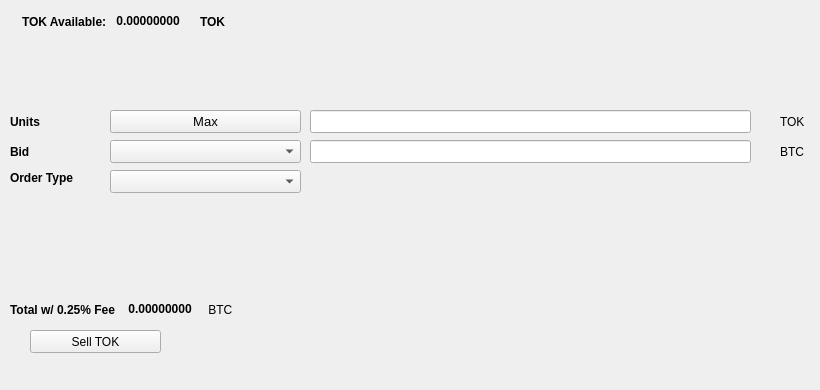
   <widget class="QWidget" name="SellTab">
    <attribute name="title">
     <string>Sell</string>
    </attribute>
    <widget class="QLabel" name="label_16">
     <property name="geometry">
      <rect>
       <x>780</x>
       <y>140</y>
       <width>31</width>
       <height>23</height>
      </rect>
     </property>
     <property name="text">
      <string>BTC</string>
     </property>
    </widget>
    <widget class="QComboBox" name="SellBidcomboBox">
     <property name="geometry">
      <rect>
       <x>110</x>
       <y>140</y>
       <width>191</width>
       <height>23</height>
      </rect>
     </property>
     <property name="font">
      <font>
       <pointsize>10</pointsize>
      </font>
     </property>
    </widget>
    <widget class="QLabel" name="label_18">
     <property name="geometry">
      <rect>
       <x>10</x>
       <y>110</y>
       <width>46</width>
       <height>23</height>
      </rect>
     </property>
     <property name="font">
      <font>
       <weight>75</weight>
       <bold>true</bold>
      </font>
     </property>
     <property name="text">
      <string>Units</string>
     </property>
    </widget>
    <widget class="QPushButton" name="Sell_Max_Amount">
     <property name="geometry">
      <rect>
       <x>110</x>
       <y>110</y>
       <width>191</width>
       <height>23</height>
      </rect>
     </property>
     <property name="font">
      <font>
       <pointsize>10</pointsize>
      </font>
     </property>
     <property name="text">
      <string>Max</string>
     </property>
    </widget>
    <widget class="QLabel" name="label_20">
     <property name="geometry">
      <rect>
       <x>10</x>
       <y>170</y>
       <width>91</width>
       <height>16</height>
      </rect>
     </property>
     <property name="font">
      <font>
       <weight>75</weight>
       <bold>true</bold>
      </font>
     </property>
     <property name="text">
      <string>Order Type</string>
     </property>
    </widget>
    <widget class="QComboBox" name="SellOrdertypeCombo">
     <property name="geometry">
      <rect>
       <x>110</x>
       <y>170</y>
       <width>191</width>
       <height>23</height>
      </rect>
     </property>
     <property name="font">
      <font>
       <pointsize>10</pointsize>
      </font>
     </property>
    </widget>
    <widget class="QLabel" name="label_21">
     <property name="geometry">
      <rect>
       <x>10</x>
       <y>140</y>
       <width>46</width>
       <height>23</height>
      </rect>
     </property>
     <property name="font">
      <font>
       <weight>75</weight>
       <bold>true</bold>
      </font>
     </property>
     <property name="text">
      <string>Bid</string>
     </property>
    </widget>
    <widget class="QLabel" name="label_22">
     <property name="geometry">
      <rect>
       <x>780</x>
       <y>110</y>
       <width>31</width>
       <height>23</height>
      </rect>
     </property>
     <property name="text">
      <string>TOK</string>
     </property>
    </widget>
    <widget class="QLineEdit" name="UnitsInputTOK">
     <property name="geometry">
      <rect>
       <x>310</x>
       <y>110</y>
       <width>441</width>
       <height>23</height>
      </rect>
     </property>
     <property name="font">
      <font>
       <pointsize>9</pointsize>
       <weight>75</weight>
       <bold>true</bold>
      </font>
     </property>
    </widget>
    <widget class="QLineEdit" name="SellBidPriceEdit">
     <property name="geometry">
      <rect>
       <x>310</x>
       <y>140</y>
       <width>441</width>
       <height>23</height>
      </rect>
     </property>
     <property name="font">
      <font>
       <pointsize>9</pointsize>
       <weight>75</weight>
       <bold>true</bold>
      </font>
     </property>
    </widget>
    <widget class="QPushButton" name="SellTOKBTN">
     <property name="geometry">
      <rect>
       <x>30</x>
       <y>330</y>
       <width>131</width>
       <height>23</height>
      </rect>
     </property>
     <property name="text">
      <string>Sell TOK</string>
     </property>
     <property name="icon">
      <iconset resource="../tokugawa">
       <normaloff>:/icons/bitcoin</normaloff>:/icons/bitcoin</iconset>
     </property>
    </widget>
    <widget class="QWidget" name="layoutWidget3">
     <property name="geometry">
      <rect>
       <x>22</x>
       <y>12</y>
       <width>258</width>
       <height>19</height>
      </rect>
     </property>
     <layout class="QHBoxLayout" name="horizontalLayout">
      <item>
       <widget class="QLabel" name="label232_2">
        <property name="font">
         <font>
          <weight>75</weight>
          <bold>true</bold>
         </font>
        </property>
        <property name="text">
         <string>TOK Available:</string>
        </property>
       </widget>
      </item>
      <item>
       <widget class="QLabel" name="TOKAvailableLabel">
        <property name="palette">
         <palette>
          <active>
           <colorrole role="WindowText">
            <brush brushstyle="SolidPattern">
             <color alpha="255">
              <red>0</red>
              <green>0</green>
              <blue>0</blue>
             </color>
            </brush>
           </colorrole>
           <colorrole role="Button">
            <brush brushstyle="SolidPattern">
             <color alpha="255">
              <red>0</red>
              <green>170</green>
              <blue>0</blue>
             </color>
            </brush>
           </colorrole>
           <colorrole role="Light">
            <brush brushstyle="SolidPattern">
             <color alpha="255">
              <red>0</red>
              <green>255</green>
              <blue>0</blue>
             </color>
            </brush>
           </colorrole>
           <colorrole role="Midlight">
            <brush brushstyle="SolidPattern">
             <color alpha="255">
              <red>0</red>
              <green>212</green>
              <blue>0</blue>
             </color>
            </brush>
           </colorrole>
           <colorrole role="Dark">
            <brush brushstyle="SolidPattern">
             <color alpha="255">
              <red>0</red>
              <green>85</green>
              <blue>0</blue>
             </color>
            </brush>
           </colorrole>
           <colorrole role="Mid">
            <brush brushstyle="SolidPattern">
             <color alpha="255">
              <red>0</red>
              <green>113</green>
              <blue>0</blue>
             </color>
            </brush>
           </colorrole>
           <colorrole role="Text">
            <brush brushstyle="SolidPattern">
             <color alpha="255">
              <red>0</red>
              <green>170</green>
              <blue>0</blue>
             </color>
            </brush>
           </colorrole>
           <colorrole role="BrightText">
            <brush brushstyle="SolidPattern">
             <color alpha="255">
              <red>255</red>
              <green>255</green>
              <blue>255</blue>
             </color>
            </brush>
           </colorrole>
           <colorrole role="ButtonText">
            <brush brushstyle="SolidPattern">
             <color alpha="255">
              <red>0</red>
              <green>0</green>
              <blue>0</blue>
             </color>
            </brush>
           </colorrole>
           <colorrole role="Base">
            <brush brushstyle="SolidPattern">
             <color alpha="255">
              <red>255</red>
              <green>255</green>
              <blue>255</blue>
             </color>
            </brush>
           </colorrole>
           <colorrole role="Window">
            <brush brushstyle="SolidPattern">
             <color alpha="255">
              <red>0</red>
              <green>170</green>
              <blue>0</blue>
             </color>
            </brush>
           </colorrole>
           <colorrole role="Shadow">
            <brush brushstyle="SolidPattern">
             <color alpha="255">
              <red>0</red>
              <green>0</green>
              <blue>0</blue>
             </color>
            </brush>
           </colorrole>
           <colorrole role="AlternateBase">
            <brush brushstyle="SolidPattern">
             <color alpha="255">
              <red>127</red>
              <green>212</green>
              <blue>127</blue>
             </color>
            </brush>
           </colorrole>
           <colorrole role="ToolTipBase">
            <brush brushstyle="SolidPattern">
             <color alpha="255">
              <red>255</red>
              <green>255</green>
              <blue>220</blue>
             </color>
            </brush>
           </colorrole>
           <colorrole role="ToolTipText">
            <brush brushstyle="SolidPattern">
             <color alpha="255">
              <red>0</red>
              <green>0</green>
              <blue>0</blue>
             </color>
            </brush>
           </colorrole>
          </active>
          <inactive>
           <colorrole role="WindowText">
            <brush brushstyle="SolidPattern">
             <color alpha="255">
              <red>0</red>
              <green>0</green>
              <blue>0</blue>
             </color>
            </brush>
           </colorrole>
           <colorrole role="Button">
            <brush brushstyle="SolidPattern">
             <color alpha="255">
              <red>0</red>
              <green>170</green>
              <blue>0</blue>
             </color>
            </brush>
           </colorrole>
           <colorrole role="Light">
            <brush brushstyle="SolidPattern">
             <color alpha="255">
              <red>0</red>
              <green>255</green>
              <blue>0</blue>
             </color>
            </brush>
           </colorrole>
           <colorrole role="Midlight">
            <brush brushstyle="SolidPattern">
             <color alpha="255">
              <red>0</red>
              <green>212</green>
              <blue>0</blue>
             </color>
            </brush>
           </colorrole>
           <colorrole role="Dark">
            <brush brushstyle="SolidPattern">
             <color alpha="255">
              <red>0</red>
              <green>85</green>
              <blue>0</blue>
             </color>
            </brush>
           </colorrole>
           <colorrole role="Mid">
            <brush brushstyle="SolidPattern">
             <color alpha="255">
              <red>0</red>
              <green>113</green>
              <blue>0</blue>
             </color>
            </brush>
           </colorrole>
           <colorrole role="Text">
            <brush brushstyle="SolidPattern">
             <color alpha="255">
              <red>0</red>
              <green>170</green>
              <blue>0</blue>
             </color>
            </brush>
           </colorrole>
           <colorrole role="BrightText">
            <brush brushstyle="SolidPattern">
             <color alpha="255">
              <red>255</red>
              <green>255</green>
              <blue>255</blue>
             </color>
            </brush>
           </colorrole>
           <colorrole role="ButtonText">
            <brush brushstyle="SolidPattern">
             <color alpha="255">
              <red>0</red>
              <green>0</green>
              <blue>0</blue>
             </color>
            </brush>
           </colorrole>
           <colorrole role="Base">
            <brush brushstyle="SolidPattern">
             <color alpha="255">
              <red>255</red>
              <green>255</green>
              <blue>255</blue>
             </color>
            </brush>
           </colorrole>
           <colorrole role="Window">
            <brush brushstyle="SolidPattern">
             <color alpha="255">
              <red>0</red>
              <green>170</green>
              <blue>0</blue>
             </color>
            </brush>
           </colorrole>
           <colorrole role="Shadow">
            <brush brushstyle="SolidPattern">
             <color alpha="255">
              <red>0</red>
              <green>0</green>
              <blue>0</blue>
             </color>
            </brush>
           </colorrole>
           <colorrole role="AlternateBase">
            <brush brushstyle="SolidPattern">
             <color alpha="255">
              <red>127</red>
              <green>212</green>
              <blue>127</blue>
             </color>
            </brush>
           </colorrole>
           <colorrole role="ToolTipBase">
            <brush brushstyle="SolidPattern">
             <color alpha="255">
              <red>255</red>
              <green>255</green>
              <blue>220</blue>
             </color>
            </brush>
           </colorrole>
           <colorrole role="ToolTipText">
            <brush brushstyle="SolidPattern">
             <color alpha="255">
              <red>0</red>
              <green>0</green>
              <blue>0</blue>
             </color>
            </brush>
           </colorrole>
          </inactive>
          <disabled>
           <colorrole role="WindowText">
            <brush brushstyle="SolidPattern">
             <color alpha="255">
              <red>0</red>
              <green>85</green>
              <blue>0</blue>
             </color>
            </brush>
           </colorrole>
           <colorrole role="Button">
            <brush brushstyle="SolidPattern">
             <color alpha="255">
              <red>0</red>
              <green>170</green>
              <blue>0</blue>
             </color>
            </brush>
           </colorrole>
           <colorrole role="Light">
            <brush brushstyle="SolidPattern">
             <color alpha="255">
              <red>0</red>
              <green>255</green>
              <blue>0</blue>
             </color>
            </brush>
           </colorrole>
           <colorrole role="Midlight">
            <brush brushstyle="SolidPattern">
             <color alpha="255">
              <red>0</red>
              <green>212</green>
              <blue>0</blue>
             </color>
            </brush>
           </colorrole>
           <colorrole role="Dark">
            <brush brushstyle="SolidPattern">
             <color alpha="255">
              <red>0</red>
              <green>85</green>
              <blue>0</blue>
             </color>
            </brush>
           </colorrole>
           <colorrole role="Mid">
            <brush brushstyle="SolidPattern">
             <color alpha="255">
              <red>0</red>
              <green>113</green>
              <blue>0</blue>
             </color>
            </brush>
           </colorrole>
           <colorrole role="Text">
            <brush brushstyle="SolidPattern">
             <color alpha="255">
              <red>0</red>
              <green>85</green>
              <blue>0</blue>
             </color>
            </brush>
           </colorrole>
           <colorrole role="BrightText">
            <brush brushstyle="SolidPattern">
             <color alpha="255">
              <red>255</red>
              <green>255</green>
              <blue>255</blue>
             </color>
            </brush>
           </colorrole>
           <colorrole role="ButtonText">
            <brush brushstyle="SolidPattern">
             <color alpha="255">
              <red>0</red>
              <green>85</green>
              <blue>0</blue>
             </color>
            </brush>
           </colorrole>
           <colorrole role="Base">
            <brush brushstyle="SolidPattern">
             <color alpha="255">
              <red>0</red>
              <green>170</green>
              <blue>0</blue>
             </color>
            </brush>
           </colorrole>
           <colorrole role="Window">
            <brush brushstyle="SolidPattern">
             <color alpha="255">
              <red>0</red>
              <green>170</green>
              <blue>0</blue>
             </color>
            </brush>
           </colorrole>
           <colorrole role="Shadow">
            <brush brushstyle="SolidPattern">
             <color alpha="255">
              <red>0</red>
              <green>0</green>
              <blue>0</blue>
             </color>
            </brush>
           </colorrole>
           <colorrole role="AlternateBase">
            <brush brushstyle="SolidPattern">
             <color alpha="255">
              <red>0</red>
              <green>170</green>
              <blue>0</blue>
             </color>
            </brush>
           </colorrole>
           <colorrole role="ToolTipBase">
            <brush brushstyle="SolidPattern">
             <color alpha="255">
              <red>255</red>
              <green>255</green>
              <blue>220</blue>
             </color>
            </brush>
           </colorrole>
           <colorrole role="ToolTipText">
            <brush brushstyle="SolidPattern">
             <color alpha="255">
              <red>0</red>
              <green>0</green>
              <blue>0</blue>
             </color>
            </brush>
           </colorrole>
          </disabled>
         </palette>
        </property>
        <property name="font">
         <font>
          <weight>75</weight>
          <bold>true</bold>
         </font>
        </property>
        <property name="text">
         <string> 0.00000000 </string>
        </property>
        <property name="textInteractionFlags">
         <set>Qt::LinksAccessibleByMouse|Qt::TextSelectableByKeyboard|Qt::TextSelectableByMouse</set>
        </property>
       </widget>
      </item>
      <item>
       <widget class="QLabel" name="labelTOK">
        <property name="font">
         <font>
          <weight>75</weight>
          <bold>true</bold>
         </font>
        </property>
        <property name="text">
         <string>TOK</string>
        </property>
       </widget>
      </item>
     </layout>
    </widget>
    <widget class="QWidget" name="layoutWidget">
     <property name="geometry">
      <rect>
       <x>10</x>
       <y>300</y>
       <width>268</width>
       <height>19</height>
      </rect>
     </property>
     <layout class="QHBoxLayout" name="horizontalLayout_2">
      <item>
       <widget class="QLabel" name="label_19">
        <property name="font">
         <font>
          <weight>75</weight>
          <bold>true</bold>
         </font>
        </property>
        <property name="text">
         <string>Total w/ 0.25% Fee </string>
        </property>
       </widget>
      </item>
      <item>
       <widget class="QLabel" name="SellCostLabel">
        <property name="palette">
         <palette>
          <active>
           <colorrole role="WindowText">
            <brush brushstyle="SolidPattern">
             <color alpha="255">
              <red>0</red>
              <green>0</green>
              <blue>0</blue>
             </color>
            </brush>
           </colorrole>
           <colorrole role="Button">
            <brush brushstyle="SolidPattern">
             <color alpha="255">
              <red>0</red>
              <green>170</green>
              <blue>0</blue>
             </color>
            </brush>
           </colorrole>
           <colorrole role="Light">
            <brush brushstyle="SolidPattern">
             <color alpha="255">
              <red>0</red>
              <green>255</green>
              <blue>0</blue>
             </color>
            </brush>
           </colorrole>
           <colorrole role="Midlight">
            <brush brushstyle="SolidPattern">
             <color alpha="255">
              <red>0</red>
              <green>212</green>
              <blue>0</blue>
             </color>
            </brush>
           </colorrole>
           <colorrole role="Dark">
            <brush brushstyle="SolidPattern">
             <color alpha="255">
              <red>0</red>
              <green>85</green>
              <blue>0</blue>
             </color>
            </brush>
           </colorrole>
           <colorrole role="Mid">
            <brush brushstyle="SolidPattern">
             <color alpha="255">
              <red>0</red>
              <green>113</green>
              <blue>0</blue>
             </color>
            </brush>
           </colorrole>
           <colorrole role="Text">
            <brush brushstyle="SolidPattern">
             <color alpha="255">
              <red>0</red>
              <green>170</green>
              <blue>0</blue>
             </color>
            </brush>
           </colorrole>
           <colorrole role="BrightText">
            <brush brushstyle="SolidPattern">
             <color alpha="255">
              <red>255</red>
              <green>255</green>
              <blue>255</blue>
             </color>
            </brush>
           </colorrole>
           <colorrole role="ButtonText">
            <brush brushstyle="SolidPattern">
             <color alpha="255">
              <red>0</red>
              <green>0</green>
              <blue>0</blue>
             </color>
            </brush>
           </colorrole>
           <colorrole role="Base">
            <brush brushstyle="SolidPattern">
             <color alpha="255">
              <red>255</red>
              <green>255</green>
              <blue>255</blue>
             </color>
            </brush>
           </colorrole>
           <colorrole role="Window">
            <brush brushstyle="SolidPattern">
             <color alpha="255">
              <red>0</red>
              <green>170</green>
              <blue>0</blue>
             </color>
            </brush>
           </colorrole>
           <colorrole role="Shadow">
            <brush brushstyle="SolidPattern">
             <color alpha="255">
              <red>0</red>
              <green>0</green>
              <blue>0</blue>
             </color>
            </brush>
           </colorrole>
           <colorrole role="AlternateBase">
            <brush brushstyle="SolidPattern">
             <color alpha="255">
              <red>127</red>
              <green>212</green>
              <blue>127</blue>
             </color>
            </brush>
           </colorrole>
           <colorrole role="ToolTipBase">
            <brush brushstyle="SolidPattern">
             <color alpha="255">
              <red>255</red>
              <green>255</green>
              <blue>220</blue>
             </color>
            </brush>
           </colorrole>
           <colorrole role="ToolTipText">
            <brush brushstyle="SolidPattern">
             <color alpha="255">
              <red>0</red>
              <green>0</green>
              <blue>0</blue>
             </color>
            </brush>
           </colorrole>
          </active>
          <inactive>
           <colorrole role="WindowText">
            <brush brushstyle="SolidPattern">
             <color alpha="255">
              <red>0</red>
              <green>0</green>
              <blue>0</blue>
             </color>
            </brush>
           </colorrole>
           <colorrole role="Button">
            <brush brushstyle="SolidPattern">
             <color alpha="255">
              <red>0</red>
              <green>170</green>
              <blue>0</blue>
             </color>
            </brush>
           </colorrole>
           <colorrole role="Light">
            <brush brushstyle="SolidPattern">
             <color alpha="255">
              <red>0</red>
              <green>255</green>
              <blue>0</blue>
             </color>
            </brush>
           </colorrole>
           <colorrole role="Midlight">
            <brush brushstyle="SolidPattern">
             <color alpha="255">
              <red>0</red>
              <green>212</green>
              <blue>0</blue>
             </color>
            </brush>
           </colorrole>
           <colorrole role="Dark">
            <brush brushstyle="SolidPattern">
             <color alpha="255">
              <red>0</red>
              <green>85</green>
              <blue>0</blue>
             </color>
            </brush>
           </colorrole>
           <colorrole role="Mid">
            <brush brushstyle="SolidPattern">
             <color alpha="255">
              <red>0</red>
              <green>113</green>
              <blue>0</blue>
             </color>
            </brush>
           </colorrole>
           <colorrole role="Text">
            <brush brushstyle="SolidPattern">
             <color alpha="255">
              <red>0</red>
              <green>170</green>
              <blue>0</blue>
             </color>
            </brush>
           </colorrole>
           <colorrole role="BrightText">
            <brush brushstyle="SolidPattern">
             <color alpha="255">
              <red>255</red>
              <green>255</green>
              <blue>255</blue>
             </color>
            </brush>
           </colorrole>
           <colorrole role="ButtonText">
            <brush brushstyle="SolidPattern">
             <color alpha="255">
              <red>0</red>
              <green>0</green>
              <blue>0</blue>
             </color>
            </brush>
           </colorrole>
           <colorrole role="Base">
            <brush brushstyle="SolidPattern">
             <color alpha="255">
              <red>255</red>
              <green>255</green>
              <blue>255</blue>
             </color>
            </brush>
           </colorrole>
           <colorrole role="Window">
            <brush brushstyle="SolidPattern">
             <color alpha="255">
              <red>0</red>
              <green>170</green>
              <blue>0</blue>
             </color>
            </brush>
           </colorrole>
           <colorrole role="Shadow">
            <brush brushstyle="SolidPattern">
             <color alpha="255">
              <red>0</red>
              <green>0</green>
              <blue>0</blue>
             </color>
            </brush>
           </colorrole>
           <colorrole role="AlternateBase">
            <brush brushstyle="SolidPattern">
             <color alpha="255">
              <red>127</red>
              <green>212</green>
              <blue>127</blue>
             </color>
            </brush>
           </colorrole>
           <colorrole role="ToolTipBase">
            <brush brushstyle="SolidPattern">
             <color alpha="255">
              <red>255</red>
              <green>255</green>
              <blue>220</blue>
             </color>
            </brush>
           </colorrole>
           <colorrole role="ToolTipText">
            <brush brushstyle="SolidPattern">
             <color alpha="255">
              <red>0</red>
              <green>0</green>
              <blue>0</blue>
             </color>
            </brush>
           </colorrole>
          </inactive>
          <disabled>
           <colorrole role="WindowText">
            <brush brushstyle="SolidPattern">
             <color alpha="255">
              <red>0</red>
              <green>85</green>
              <blue>0</blue>
             </color>
            </brush>
           </colorrole>
           <colorrole role="Button">
            <brush brushstyle="SolidPattern">
             <color alpha="255">
              <red>0</red>
              <green>170</green>
              <blue>0</blue>
             </color>
            </brush>
           </colorrole>
           <colorrole role="Light">
            <brush brushstyle="SolidPattern">
             <color alpha="255">
              <red>0</red>
              <green>255</green>
              <blue>0</blue>
             </color>
            </brush>
           </colorrole>
           <colorrole role="Midlight">
            <brush brushstyle="SolidPattern">
             <color alpha="255">
              <red>0</red>
              <green>212</green>
              <blue>0</blue>
             </color>
            </brush>
           </colorrole>
           <colorrole role="Dark">
            <brush brushstyle="SolidPattern">
             <color alpha="255">
              <red>0</red>
              <green>85</green>
              <blue>0</blue>
             </color>
            </brush>
           </colorrole>
           <colorrole role="Mid">
            <brush brushstyle="SolidPattern">
             <color alpha="255">
              <red>0</red>
              <green>113</green>
              <blue>0</blue>
             </color>
            </brush>
           </colorrole>
           <colorrole role="Text">
            <brush brushstyle="SolidPattern">
             <color alpha="255">
              <red>0</red>
              <green>85</green>
              <blue>0</blue>
             </color>
            </brush>
           </colorrole>
           <colorrole role="BrightText">
            <brush brushstyle="SolidPattern">
             <color alpha="255">
              <red>255</red>
              <green>255</green>
              <blue>255</blue>
             </color>
            </brush>
           </colorrole>
           <colorrole role="ButtonText">
            <brush brushstyle="SolidPattern">
             <color alpha="255">
              <red>0</red>
              <green>85</green>
              <blue>0</blue>
             </color>
            </brush>
           </colorrole>
           <colorrole role="Base">
            <brush brushstyle="SolidPattern">
             <color alpha="255">
              <red>0</red>
              <green>170</green>
              <blue>0</blue>
             </color>
            </brush>
           </colorrole>
           <colorrole role="Window">
            <brush brushstyle="SolidPattern">
             <color alpha="255">
              <red>0</red>
              <green>170</green>
              <blue>0</blue>
             </color>
            </brush>
           </colorrole>
           <colorrole role="Shadow">
            <brush brushstyle="SolidPattern">
             <color alpha="255">
              <red>0</red>
              <green>0</green>
              <blue>0</blue>
             </color>
            </brush>
           </colorrole>
           <colorrole role="AlternateBase">
            <brush brushstyle="SolidPattern">
             <color alpha="255">
              <red>0</red>
              <green>170</green>
              <blue>0</blue>
             </color>
            </brush>
           </colorrole>
           <colorrole role="ToolTipBase">
            <brush brushstyle="SolidPattern">
             <color alpha="255">
              <red>255</red>
              <green>255</green>
              <blue>220</blue>
             </color>
            </brush>
           </colorrole>
           <colorrole role="ToolTipText">
            <brush brushstyle="SolidPattern">
             <color alpha="255">
              <red>0</red>
              <green>0</green>
              <blue>0</blue>
             </color>
            </brush>
           </colorrole>
          </disabled>
         </palette>
        </property>
        <property name="font">
         <font>
          <weight>75</weight>
          <bold>true</bold>
         </font>
        </property>
        <property name="autoFillBackground">
         <bool>false</bool>
        </property>
        <property name="text">
         <string> 0.00000000</string>
        </property>
        <property name="textInteractionFlags">
         <set>Qt::LinksAccessibleByMouse|Qt::TextSelectableByMouse</set>
        </property>
       </widget>
      </item>
      <item>
       <widget class="QLabel" name="label_17">
        <property name="font">
         <font>
          <weight>50</weight>
          <bold>false</bold>
         </font>
        </property>
        <property name="text">
         <string> BTC</string>
        </property>
       </widget>
      </item>
     </layout>
    </widget>
    <widget class="QLabel" name="label_23">
     <property name="geometry">
      <rect>
       <x>460</x>
       <y>300</y>
       <width>281</width>
       <height>81</height>
      </rect>
     </property>
     <property name="text">
      <string/>
     </property>
     <property name="pixmap">
      <pixmap>:/images/bittrex</pixmap>
     </property>
    </widget>
   </widget>
